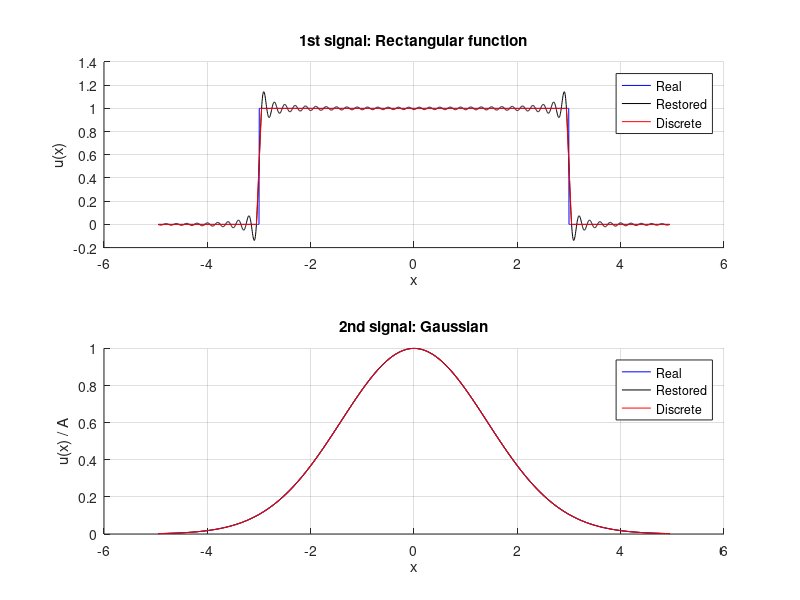

This chart was generated by the following MATLAB code:
function lab1()
    % Discrete signal
    n = 100; % input('n: ');
    dt = 0.1; % input('dt: ');
    t_max = dt * (n - 1) / 2;
    t = -t_max:dt:t_max;

    % Signal data
    L = randi(3, 1, 1);
    sigma = randi(2, 1, 1);

    % Discrete signal
    gauss_discrete = exp(-(t / sigma).^2);
    rect_discrete = zeros(size(t));
    rect_discrete(abs(t) - L < 0) = 1;

    % Real signal
    x = -t_max:0.005:t_max;
    gauss_ref = exp(-(x / sigma).^2);
    rect_ref = zeros(size(x));
    rect_ref(abs(x) - L < 0) = 1;

    % Signal restore
    gauss_restored = zeros(1, length(x)); % one-dimensional array, all 0
    rect_restored = zeros(1, length(x)); % one-dimensional array, all 0

    for i = 1:length(x)

        for j = 1:n
            gauss_restored(i) = gauss_restored(i) + gauss_discrete(j) * sinc((x(i) - t(j)) / dt);
            rect_restored(i) = rect_restored(i) + rect_discrete(j) * sinc((x(i) - t(j)) / dt);
        end

    end

    figure;
    subplot(2, 1, 1);
    title('1st signal: Rectangular function');
    xlabel('x')
    ylabel('u(x)')
    hold on; grid on;
    plot(x, rect_ref, 'b');
    plot(x, rect_restored, 'k');
    plot(t, rect_discrete, 'r');
    legend('Real', 'Restored', 'Discrete');

    subplot(2, 1, 2);
    title('2nd signal: Gaussian');
    xlabel('x')
    ylabel('u(x) / A')
    hold on; grid on;
    plot(x, gauss_ref, 'b');
    plot(x, gauss_restored, 'k');
    plot(t, gauss_discrete, 'r');
    legend('Real', 'Restored', 'Discrete');
